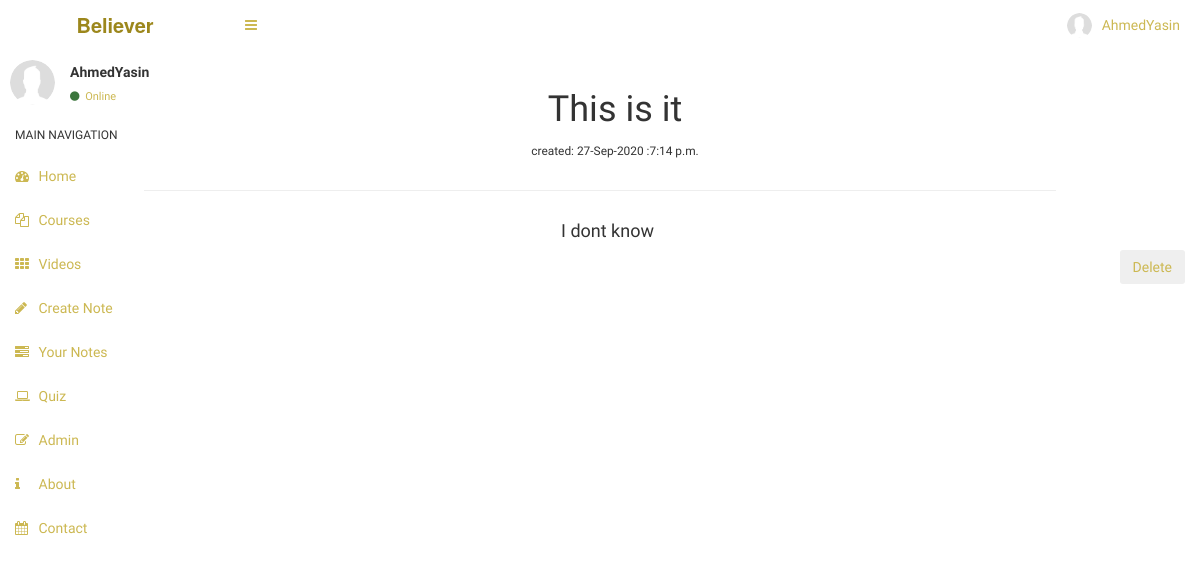
The page /notes/detail/2 (signed in) on the database its author committed.
### accounts/models.py (models this page shows, shortened)
class UserProfile(models.Model):
    user = models.OneToOneField(auth.models.User, on_delete=models.CASCADE)
    avatar = models.ImageField(("Avatar"), upload_to='displays', default = 'default.png',height_field=None, width_field=None, max_length=None,blank = True)
    slug = models.SlugField(blank = True)
    create_date = models.DateTimeField(default = timezone.now)

### notes/models.py (models this page shows, shortened)
class Notes(models.Model):
    author = models.ForeignKey(auth.models.User, on_delete=models.CASCADE)
    title = models.CharField(max_length=150)
    essay = models.TextField()
    create_date = models.DateTimeField(default=timezone.now)

### notes/views.py (the view)
class NotesDetailView(LoginRequiredMixin,DetailView):
    login_url = '/accounts/login/'
    model = Notes
    context_object_name = 'notes'

### notes/templates/notes/notes_detail.html
{% extends 'pages/videos.html' %}
{% block content %}
<div class='container' style ='margin-top:20px ;'>
<h1 style='text-align:center'>{{ notes.title }}</h1>
<p style='text-align:center;font-weight: normal;'><small >created: {{ notes.create_date|date:'d-M-Y :P'  }}</small></p>
</div><hr style="width: 80%;">
<div class='container' style ='padding-right: 15px;
    padding-left: 0px;
    margin-right: auto;
    margin-left: auto;'>
<div class='row'>
<div class='col'>
<h4 style=' text-align:center;font-weight: normal; '>{{ notes.essay|linebreaks }}</h4>
</div>
</div>
<a href="{% url 'notes:notes_delete' pk=notes.pk %}"> <button class="btn btn-#ccb852 pull-right" >Delete</button></a>
</div>
{% endblock content %}

### templates/pages/base_stuff/navbar.html (shortened to what this page needs)
<header class="main-header">
        <a href="{%url 'test' %}" class="logo"><b>Believer</b></a>
        <nav class="navbar navbar-static-top" role="navigation">
          <a href="#" class="sidebar-toggle" data-toggle="offcanvas" role="button">
          </a>
          <div class="navbar-custom-menu">
            <ul class="nav navbar-nav">
              <li class="dropdown user user-menu">
                <a href="#" class="dropdown-toggle" data-toggle="dropdown">
                  <img src="{{ user.userprofile.avatar.url }}" class="user-image" alt="User Image"/>
                  <span class="hidden-xs">{{ user.username }}</span>
                </a>
                <ul class="dropdown-menu">
                  <li class="user-header">
                    <h4>
                      <b>{{ user.username }}
                    </h4>
                  </li>
                </ul>
              </li>
            </ul>
          </div>
        </nav>
      </header>

### templates/pages/base_stuff/sidebar.html
{% load static %}
  <aside class="main-sidebar">
        <section class="sidebar">
          <div class="user-panel">
            <div class="pull-left image">
              <img src="{{ user.userprofile.avatar.url }}" class="img-circle" alt="User Image" />
            </div>
            <div class="pull-left info">
              <p>{{ user.username }}</p>
              <a href="#">{% if user.is_active %}<i class="fa fa-circle text-success"></i> Online {% else %}<i class="fa fa-circle text-danger"></i> Offline {% endif %}</a>
            </div>
          </div>
          <ul class="sidebar-menu">
            <li class="header" style='font-weight: normal;'>MAIN NAVIGATION</li>
            <li class="active treeview">
              <a href="{% url 'test' %}">
                <i class="fa fa-dashboard"></i> <span style='font-weight: normal;'>Home</span>
              </a>
            </li>
            <li class="treeview">
              <a href="#">
                <i class="fa fa-files-o"></i>
               <span style='font-weight: normal;'>Courses</span>
               </a>
            </li>
            <li>
              <a href="{% url 'videos:videos_playlist' %}">
                <i class="fa fa-th"></i> <span style='font-weight: normal;'>Videos</span>
              </a>
            </li>
            <li class="active treeview">
              <a href="{%url 'notes:notes_create'%}">
                <i class="fa fa-pencil"> </i> <span style='font-weight: normal;'>Create Note</span>
              </a>
            </li>
             <li class="active treeview">
              <a href="{%url 'notes:notes_list' user.username %}">
                <i class="fa fa-tasks"> </i> <span style='font-weight: normal;'>Your Notes</span>
              </a>
            </li>
            <li class="treeview">
              <a href="{%url 'quiz:home'%}">
                <i class="fa fa-laptop"></i>
                <span style='font-weight: normal;'>Quiz</span>
              </a>
            </li>
          {% if user.is_superuser %}
            <li class="treeview">
              <a href="{% url 'admin:index' %}">
                <i class="fa fa-edit"></i> <span style='font-weight: normal;'>Admin</span>
              </a>
            </li>
            {% endif %}
            <li class="treeview">
              <a href="{% url 'about' %}">
                <i class="fa fa-info"> </i> <span style='font-weight: normal;'>About</span>
              </a>
            </li>
        <li>
              <a href="{% url 'accounts:contact' %}">
                <i class="fa fa-calendar"></i> <span style='font-weight: normal;'>Contact</span>
              </a>
            </li>
        </section>

### static/notes/notes_detail.css (style rules this page uses)
body { margin-top:20px; }

### rows shown on the page
Notes: title "This is it", create_date "27-Sep-2020 :7:14 p.m.", essay "I dont know"

### other values the page prints
{{ user.username }} "AhmedYasin"
